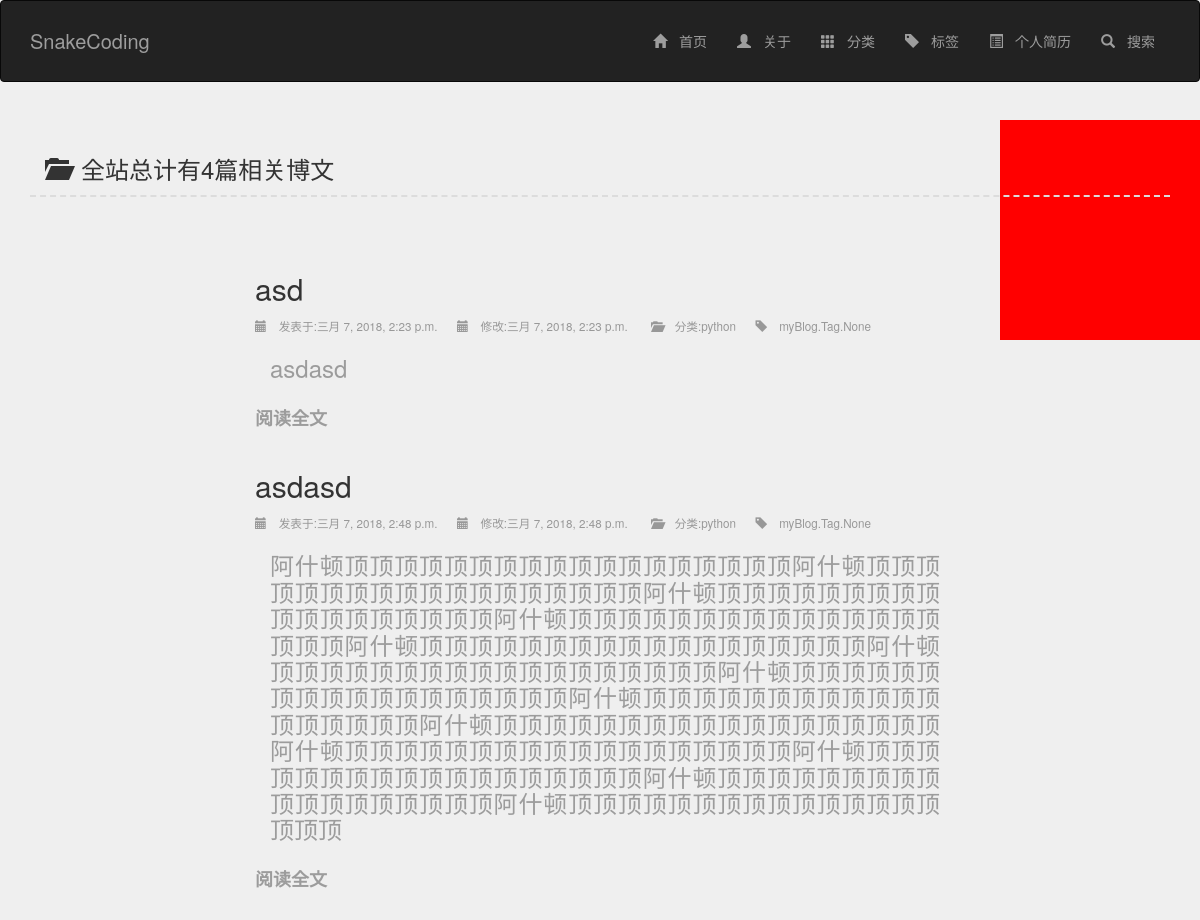
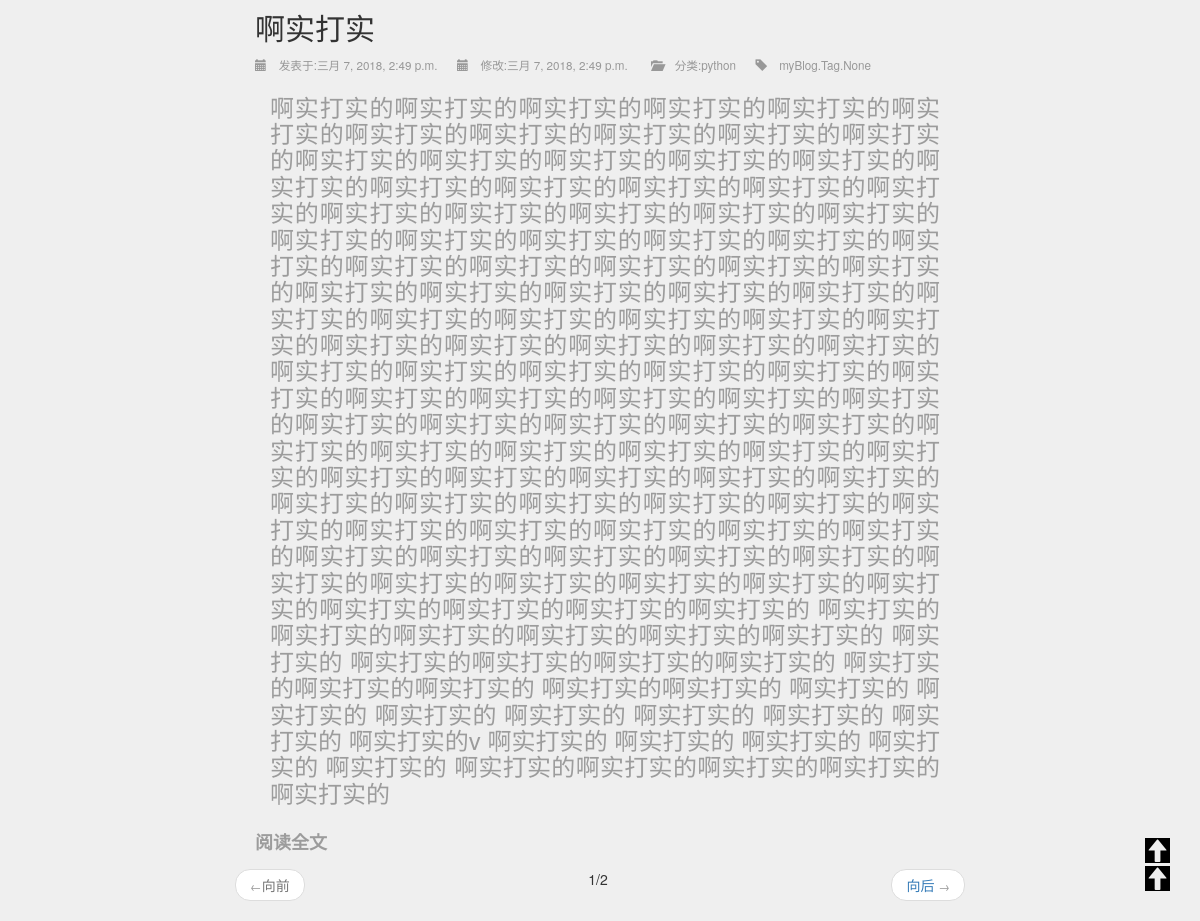
/index, run on the app's committed database (2 pictures, top to bottom).
### myBlog/models.py (models this page shows, shortened)
class BlogBook(models.Model):
    blog_title=models.CharField(max_length=100)
    blog_body=models.TextField()
    created_time = models.DateTimeField()
    modified_time = models.DateTimeField()
    category = models.ForeignKey(Category,on_delete=models.CASCADE)
    tags = models.ManyToManyField(Tag, blank=True)
    isDelete = models.BooleanField()
    class Meta:
        verbose_name_plural='博客'

class Category(models.Model):
    category_name = models.CharField(max_length=100)
    isDelete = models.BooleanField()
    def __str__(self):
        return "%s"%(self.category_name)
    class Meta:
        verbose_name_plural='分类'

### myBlog/views.py (the view)
# urls.py: url(r'^index$',views.index),
def index(request,pageId=1):
    blog=BlogBook.objects.all()
    paginator=Paginator(blog,3)
    try:
        page=paginator.page(pageId)
    except:
        return render(request,'404.html')
    else:
        count=len(blog)
        return render(request, 'index.html',{'blogList':page,'item_count':count})

### templates/index.html (shortened to what this page needs)
{% extends 'base_head.html' %}
{% load static from staticfiles %}
{% block main %}
	<div id="tagCloud" class="col-lg-2 col-lg-offset-9 col-md-3 col-md-offset-9 col-sm-0 col-xs-0"style="height:220px;background-color: red;position: absolute;top: 120px;right: 0px">
	</div>
	<div class="container tag_blog" style="">
		<p class="page-header col-lg-12  col-md-12 col-sm-12"
		   style="border-bottom:2px dashed #DCDCDC;font-size:x-large;margin-top: 70px;margin-bottom: 50px"><i
				class="glyphicon glyphicon-folder-open" style=""></i>全站总计有{{ item_count|default:'0' }}篇相关博文</p>
		{% if item_count > 0 %}
			<div class="col-lg-8 col-lg-offset-2 col-md-10 col-md-offset-1 col-sm-12">
				{% for blog in blogList %}
					<div class="tag_div col-lg-12 col-md-12 col-sm-12 "
					     style="">
						<h2>{{ blog.blog_title }}</h2>
						<span><i class="glyphicon glyphicon-calendar"></i>发表于:{{ blog.created_time }}</span>&nbsp;&nbsp;&nbsp;&nbsp;&nbsp;<span><i
							class="glyphicon glyphicon-calendar"></i>修改:{{ blog.modified_time }}</span>&nbsp;&nbsp;&nbsp;&nbsp;&nbsp;
						<span><i class="glyphicon glyphicon-folder-open"></i>分类:{{ blog.category }}</span>&nbsp;&nbsp;&nbsp;&nbsp;&nbsp;<span><i
							class="glyphicon glyphicon-tag" style=""></i>{{ blog.tags }}</span>
						<h3 class="col-lg-12 col-md-12 col-sm-12" style="color:#9c9c9c;text-align:justify;">
							<p>{{ blog.blog_body }}</p></h3>
						<h3><a href="/blog/{{ blog.pk }}"
						       style="color:#9c9c9c;font-family: Consolas;font-size: large"><strong>阅读全文</strong></a>
						</h3>
					</div>
				{% endfor %}
				<nav style="margin-left: 0px; ">
					<ul class="pager">
						{% if blogList.has_previous %}
							<li class="previous"><a href="/index/{{ blogList.previous_page_number }}"><span
									aria-hidden="true">&larr;</span>向前</a></li>
						{% else %}
							<li class="previous disabled"><a
							><span
									aria-hidden="true">&larr;</span>向前</a></li>
						{% endif %}
						<li>{{ blogList.number }}/{{ blogList.paginator.num_pages }}</li>
						{% if blogList.has_next %}
							<li class="next"><a href="/index/{{ blogList.next_page_number }}">向后 <span
									aria-hidden="true">&rarr;</span></a></li>
						{% else %}
							<li class="next disabled"><a>向后 <span aria-hidden="true">&rarr;</span></a></li>
						{% endif %}
					</ul>
				</nav>
			</div>
		{% else %}
			<div class="col-lg-8 col-lg-offset-2 col-md-10 col-md-offset-1 col-sm-12">
				<h1>主人很懒,什么都没有留下</h1>
				<div style="width:700px;height: 394px;background-image: url({% static 'img/corn.png' %})"></div>
			</div>
		{% endif %}
	</div>
{% endblock %}

### data on the page
BlogBook: blog_title "asd", created_time "三月 7, 2018, 2:23 p.m.", modified_time "三月 7, 2018, 2:23 p.m.", category "python", tags "myBlog.Tag.None", blog_body "asdasd"
BlogBook: blog_title "asdasd", created_time "三月 7, 2018, 2:48 p.m.", modified_time "三月 7, 2018, 2:48 p.m.", category "python", tags "myBlog.Tag.None", blog_body "阿什顿顶顶顶顶顶顶顶顶顶顶顶顶顶顶顶顶顶顶阿什顿顶顶顶顶顶顶顶顶顶顶顶顶顶顶顶顶顶顶阿什顿顶顶顶顶顶顶顶顶顶顶顶顶顶顶顶顶顶顶阿什顿顶顶顶顶顶顶顶顶顶顶顶顶顶顶顶顶顶顶阿什顿顶顶顶顶顶顶顶顶顶顶顶顶顶顶顶顶顶顶阿什顿顶顶顶顶顶顶顶顶顶顶顶顶顶顶顶顶顶顶阿什顿顶顶顶顶顶顶顶顶顶顶顶顶顶顶顶顶顶顶阿什顿顶顶顶顶顶顶顶顶顶顶顶顶顶顶顶顶顶顶阿什顿顶顶顶顶顶顶顶顶顶顶顶顶顶顶顶顶顶顶阿什顿顶顶顶顶顶顶顶顶顶顶顶顶顶顶顶顶顶顶阿什顿顶顶顶顶顶顶顶顶顶顶顶顶顶顶顶顶顶顶阿什顿顶顶顶顶顶顶顶顶顶顶顶顶顶顶顶顶顶顶阿什顿顶顶顶顶顶顶顶顶顶顶顶顶顶顶顶顶顶顶"
BlogBook: blog_title "啊实打实", created_time "三月 7, 2018, 2:49 p.m.", modified_time "三月 7, 2018, 2:49 p.m.", category "python", tags "myBlog.Tag.None", blog_body "啊实打实的啊实打实的啊实打实的啊实打实的啊实打实的啊实打实的啊实打实的啊实打实的啊实打实的啊实打实的啊实打实的啊实打实的啊实打实的啊实打实的啊实打实的啊实打实的啊实打实的啊实打实的啊实打实的啊实打实的啊实打实的啊实打实的啊实打实的啊实打实的啊实打实的啊实打实的啊实打实的啊实打实的啊实打实的啊实打实的啊实打实的啊实打实的啊实打实的啊实打实的啊实打实的啊实打实的啊实打实的啊实打实的啊实打实的啊实打实的啊实打实的啊实打实的啊实打实的啊实打实的啊实打实的啊实打实的啊实打实的啊实打实的啊实打实的啊实打实的啊实打实的啊实打实的啊实打实的啊实打实的啊实打实的啊实打实的啊实打实的啊实打实的啊实打实的啊实打实的啊实打实的啊实打实的啊实打实的啊实打实的啊实打实的啊实打实的啊实打实的啊实打实的啊实打实的啊实打实的啊实打实的啊实打实的啊实打实的啊实打实的啊实打实的啊实打实的啊实打实的啊实打实的啊实打实的啊实打实的啊实打实的啊实打实的啊实打实的啊实打实的啊实打实的啊实打实的啊实打实的啊实打实的啊实打实的啊实打实的啊实打实的啊实打实的啊实打实的啊实打实的啊实打实的啊实打实的啊实打实的啊实打实的啊实打实的啊实打实的啊实打实的啊实打实的啊实打实的啊实打实的啊实打实的啊实打实的啊实打实的 啊实打实的啊实打实的啊实打实的啊实打实的啊实打实的啊实打实的 啊实打实的 啊实打实的啊实打实的啊实打实的啊实打实的 啊实打实的啊实打实的啊实打实的 啊实打实的啊实打实的 啊实打实的 啊实打实的 啊实打实的 啊实打实的 啊实打实的 啊实打实的 啊实打实的 啊实打实的v 啊实打实的 啊实打实的 啊实打实的 啊实打实的 啊实打实的…"

### other printed values
{{ item_count|default:'0' }} "4"
{{ blogList.number }} "1"
{{ blogList.paginator.num_pages }} "2"
